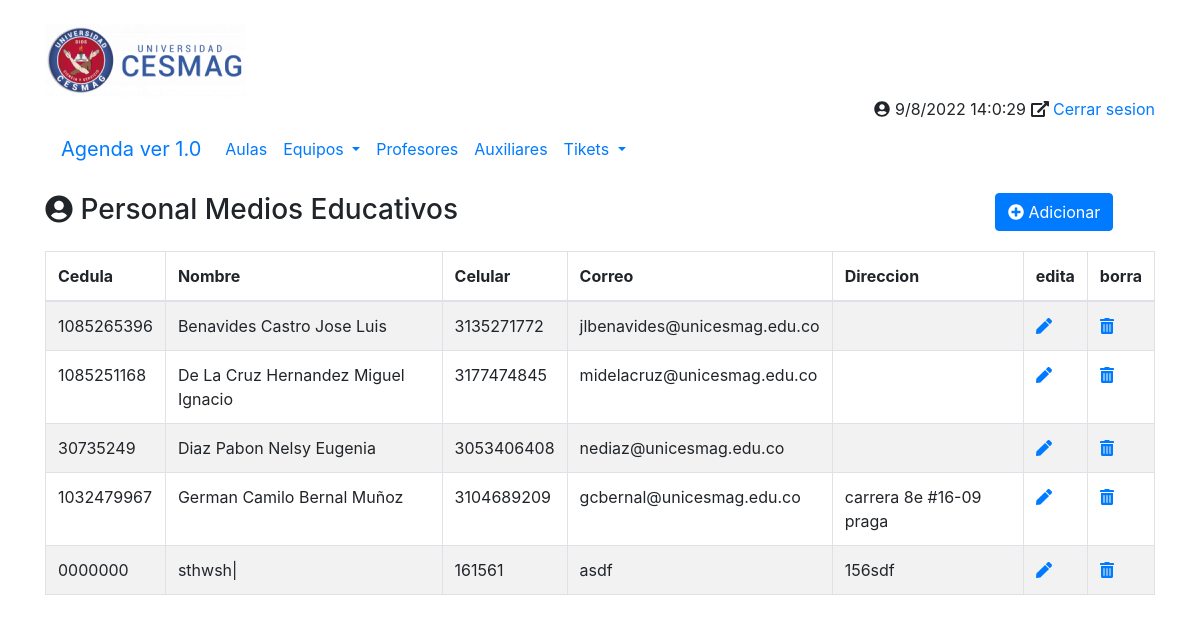
The app's page /principal.php?opcion=auxiliares, older data.
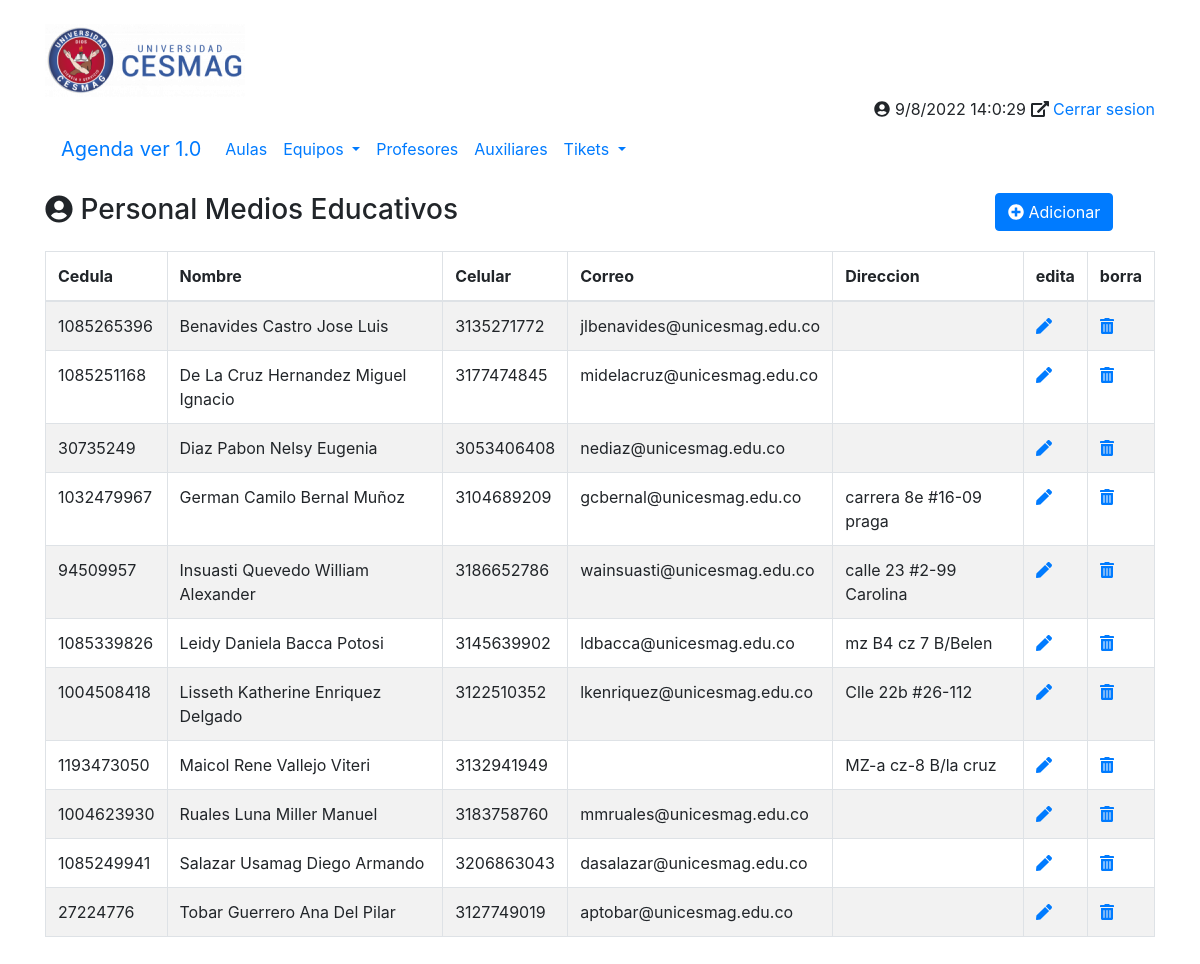
The same page, newer data.
### tables this page shows
CREATE TABLE `tbl_auxiliares` (
  `cedula` varchar(100) NOT NULL,
  `nombre` varchar(100) NOT NULL,
  `celular` varchar(100) DEFAULT NULL,
  `correo` varchar(100) DEFAULT NULL,
  `direcion` varchar(100) DEFAULT NULL
);

### php/auxiliares/auxiliares.php (the view, shortened to what this page needs)
<div class="row my-3">
	<div class="col-10">
		<h3><i class="fa fa-user-circle"></i> Personal Medios Educativos</h3>
	</div>
	<div class="col-2">
		<a href="./principal.php?opcion=auxiliar-nuevo&accion=ADICIONAR&cedula=0" class="btn btn-primary" title="Crear un nuevo Contacto">
			<i class="fas fa-plus-circle"></i>
			Adicionar
		</a>
	</div>
</div>
<div class="row my-3">
	<div class="col-12">
			<table id="miTabla"  class="table table-striped table-bordered table-hover">
			<thead>
					<tr>
						<th>Cedula</th>
						<th>Nombre</th>
						<th>Celular</th>
						<th>Correo</th>
						<th>Direccion</th>
						<th>edita</th>
						<th>borra</th>
					</tr>
			</thead>
			<tbody>
						<?php
							$conexion = conectarBD();
							$sSQL = "SELECT * FROM tbl_auxiliares";
							$datos = $conexion->query($sSQL);
							foreach ($datos as $fila):
									?>
										<tr>
											<td><?php echo $fila['cedula'];         ?></td>
											<td><?php echo $fila['nombre'];     ?></td>
											<td><?php echo $fila['celular'];  ?></td>
											<td><?php echo $fila['correo'];   ?></td>
											<td><?php echo $fila['direcion'];     ?></td>
											<?php
												echo'<td><a href="./principal.php?opcion=contactos_form&accion=EDITAR&id='.$fila	['cedula'].'" title="Editar el Contacto"><i class="fas fa-pen"></i></a></td>
												<td><a href="./principal.php?opcion=contactos_form&accion=ELIMINAR&id='.$fila	['cedula'].'" title="Borrar el Contacto"><i class="fas fa-trash-alt"></i></a></td>';
											?>
										</tr>
									<?php
							endforeach;
						?>
			</tbody>
		</table>
	</div>
</div>

### principal.php (shortened to what this page needs)
<?php
  $opcion = (!isset($_GET['opcion']) ) ? 'inicio' : $_GET['opcion'];
 ?>
<!DOCTYPE html>
<html lang="es">
  <head>
    <link rel="stylesheet" href="lib/bootstrap/css/bootstrap.min.css">
    <link rel="stylesheet" href="lib/datatable/css/bootstrap.css">
    <link rel="stylesheet" href="lib/datatable/css/dataTables.bootstrap4.min.css">
  </head>
  <body>
    <div class="container my-4">
        <?php include_once("inc/encabezado.inc");?>
        <?php include_once("inc/Menu_Principal.inc");?>
        <section class="cuerpo">
          <?php
          switch ($opcion) {
            case 'auxiliares':
              include_once("php/auxiliares/auxiliares.php");
              break;
          }
           ?>
        </section>
     </div>
  </body>
</html>

### inc/encabezado.inc (shortened to what this page needs)
<header>
    <div class="row">
        <div class="col-4">
            <img src="img/Escudo.png" alt="Logo de la Agenda" class="img-fluid">
        </div>
    </div>
    <div class="row">
        <div class="col-12 text-right">
           <span>
           <i class="fa fa-user-circle"></i>
           </span>
           <span>
           <i class="fas fa-external-link-alt"></i>
             <a href="" class="">Cerrar sesion</a>
           </span>
        </div>
    </div>
</header>

### inc/Menu_Principal.inc (shortened to what this page needs)
<nav class="navbar navbar-expand-lg nadvar-light bg-ligth">
    <a href="" class="navbar-brand">Agenda ver 1.0</a>
    <ul class="navbar-nav">
     <li class="nav-item dropdown">
        <a href="principal.php?opcion=aulas" class="nav-link"> Aulas </a>
     </li>
     <li class="nav-item dropdown">
        <a href="principal.php?opcion=equipos" class="nav-link dropdown-toggle" data-toggle="dropdown"> Equipos </a>
    </li>
      <li class="nav-item dropdown">
          <a href="principal.php?opcion=profesores" class="nav-link"> Profesores </a>
      </li>
      <li class="nav-item dropdown">
          <a href="principal.php?opcion=auxiliares" class="nav-link"> Auxiliares </a>
      </li>
      <li class="nav-item dropdown">
          <a href="principal.php?opcion=tikets" class="nav-link dropdown-toggle" data-toggle="dropdown"> Tikets </a>
      </li>
    </ul>
</nav>

Row changes from the older to the newer data that the page shows:
removed tbl_auxiliares: cedula "0000000", nombre "sthwsh|", celular "161561", correo "asdf", direcion "156sdf"
added tbl_auxiliares: cedula "94509957", nombre "Insuasti Quevedo William Alexander", celular "3186652786", correo "wainsuasti@unicesmag.edu.co", direcion "calle 23 #2-99 Carolina"
added tbl_auxiliares: cedula "1085339826", nombre "Leidy Daniela Bacca Potosi", celular "3145639902", correo "ldbacca@unicesmag.edu.co", direcion "mz B4 cz 7 B/Belen"
added tbl_auxiliares: cedula "1004508418", nombre "Lisseth Katherine Enriquez Delgado", celular "3122510352", correo "lkenriquez@unicesmag.edu.co", direcion "Clle 22b #26-112"
added tbl_auxiliares: cedula "1193473050", nombre "Maicol Rene Vallejo Viteri", celular "3132941949", direcion "MZ-a cz-8 B/la cruz"
added tbl_auxiliares: cedula "1004623930", nombre "Ruales Luna Miller Manuel", celular "3183758760", correo "mmruales@unicesmag.edu.co"
added tbl_auxiliares: cedula "1085249941", nombre "Salazar Usamag Diego Armando", celular "3206863043", correo "dasalazar@unicesmag.edu.co"
added tbl_auxiliares: cedula "27224776", nombre "Tobar Guerrero Ana Del Pilar", celular "3127749019", correo "aptobar@unicesmag.edu.co"
